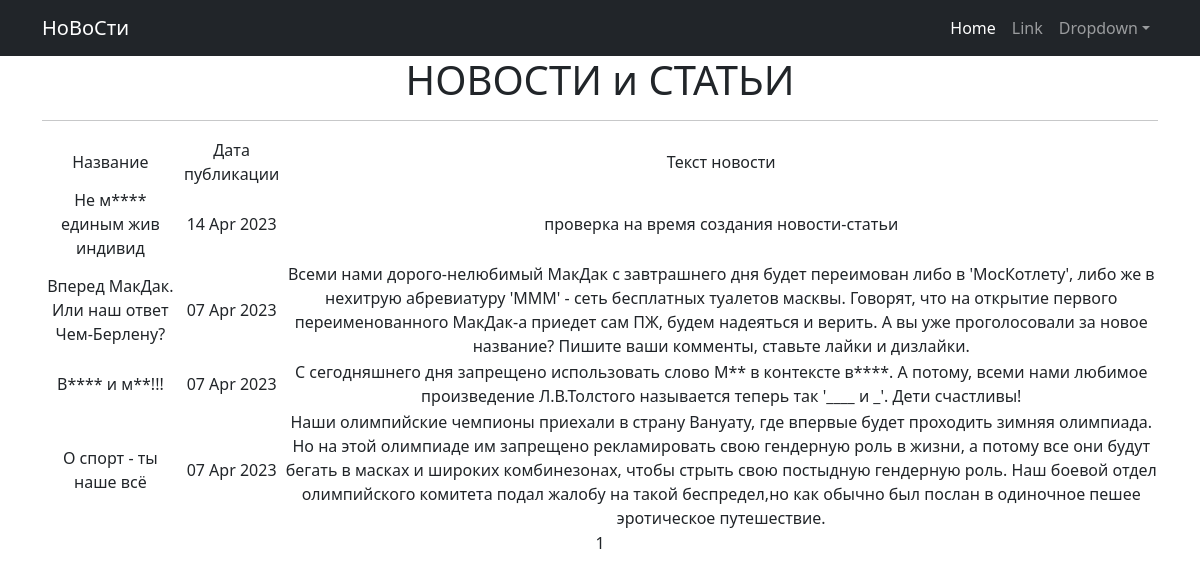
/post/, run on an earlier commit of the app's database.
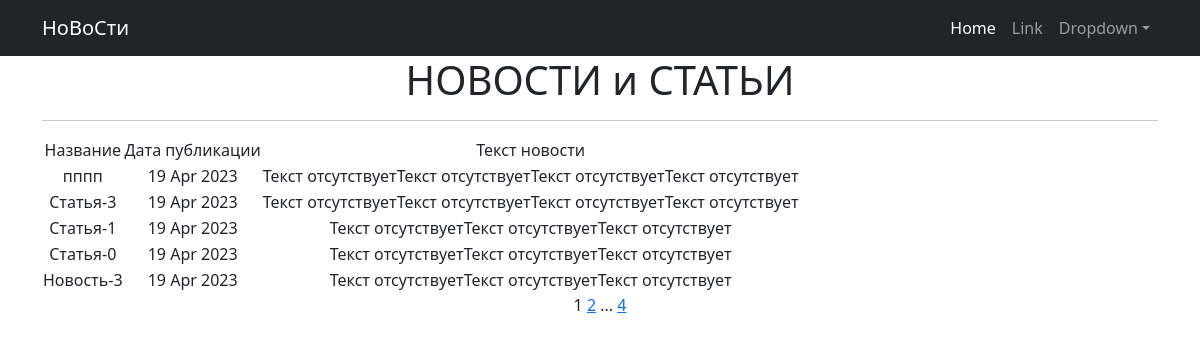
And on a later commit of the database.
### news_app/models.py (models this page shows, shortened)
class Post(models.Model):
    NEWS = 'NW'
    ARTICLE = 'AR'
    N_or_A = [(NEWS, 'Новость'), (ARTICLE, 'Статья')]
    author = models.ForeignKey('Author', on_delete=models.CASCADE)
    news_or_article = models.CharField(max_length=2, choices=N_or_A, default=NEWS)
    date_in = models.DateTimeField(auto_now_add=True)
    post_category = models.ManyToManyField(Category, through='PostCategory')
    title = models.CharField(max_length=128)
    text = models.TextField(default="Текст отсутствует")
    post_rating = models.SmallIntegerField(default=0)
    class Meta: # меняем в админке названия моделей на удобоваримый
        verbose_name = 'Пост'
        verbose_name_plural = 'Пост-ы'

### news_app/views.py (the view)
# urls.py: path('', NewsList.as_view(), name='news_list'),
class NewsList(ListView):
    model = Post
    ordering = '-date_in'
    template_name = 'news.html'
    context_object_name = 'news'
    paginate_by = 5

### news_app/templatetags/custom_filters.py (called while the page is built)
@register.filter()
def censor(text):
    text_list = text.split()
    censored_text_list = []
    for word in text_list:
        clean_word = ''.join(s for s in word if s not in string.punctuation)
        if clean_word.lower() in bad_words:
            censored_word = clean_word[0] + (len(clean_word) - 1) * '*'
            censored_text_list.append(word.replace(clean_word, censored_word))
        else:
            censored_text_list.append(word)
    return ' '.join(censored_text_list)

### news_app/templatetags/custom_tags.py (called while the page is built)
@register.simple_tag(takes_context=True)
def url_replace(context, **kwargs):
    d = context['request'].GET.copy() #позволяет скопировать все параметры текущего запроса.
    for k, v in kwargs.items():      #просто устанавливаем новые значения, которые нам передали при использовании тега
        d[k] = v
    return d.urlencode()

### templates/news.html (shortened to what this page needs)
<!DOCTYPE html>
{% extends 'flatpages/default.html' %}
{% load custom_filters %}
{% load custom_tags %}
{% block content %}
    <h1>НОВОСТИ и СТАТЬИ</h1>
   <hr>
   {% if news %}
       <table>
           <tr>
               <td>Название</td>
               <td>Дата публикации</td>
               <td>Текст новости</td>
           </tr>
           {% for p in news %}
           <tr>
               <td>{{ p.title|censor }}</td>
               <td>{{ p.date_in|date:'d M Y' }}</td>
               <td>{{ p.text|censor }}</td>
           </tr>
           {% endfor %}
       </table>
   {% else %}
       <h2>Новостей нет!</h2>
   {% endif %}
   {{ page_obj.number }}
   {% if page_obj.has_next %}
       <a href="?{% url_replace page=page_obj.next_page_number %}">{{ page_obj.next_page_number }}</a>
       {% if paginator.num_pages != page_obj.next_page_number %}
           ...
           <a href="?{% url_replace page=page_obj.paginator.num_pages %}">{{ page_obj.paginator.num_pages }}</a>
       {% endif %}
   {% endif %}
{% endblock content %}

What changed in the data, as far as the page shows it:
no longer on this page (row unchanged): Post: title|censor "Не м**** единым жив индивид", date_in "14 Apr 2023", text|censor "проверка на время создания новости-статьи"
no longer on this page (row unchanged): Post: title|censor "Вперед МакДак. Или наш ответ Чем-Берлену?", date_in "07 Apr 2023", text|censor "Всеми нами дорого-нелюбимый МакДак с завтрашнего дня будет переимован либо в 'МосКотлету', либо же в нехитрую абревиатуру 'МММ' - сеть бесплатных туалетов масквы. Говорят, что на открытие первого переименованного МакДак-а приедет сам ПЖ, будем надеяться и верить. А вы уже проголосовали за новое название? Пишите ваши комменты, ставьте лайки и дизлайки."
no longer on this page (row unchanged): Post: title|censor "В**** и м**!!!", date_in "07 Apr 2023", text|censor "С сегодняшнего дня запрещено использовать слово М** в контексте в****. А потому, всеми нами любимое произведение Л.В.Толстого называется теперь так '____ и _'. Дети счастливы!"
no longer on this page (row unchanged): Post: title|censor "О спорт - ты наше всё", date_in "07 Apr 2023", text|censor "Наши олимпийские чемпионы приехали в страну Вануату, где впервые будет проходить зимняя олимпиада. Но на этой олимпиаде им запрещено рекламировать свою гендерную роль в жизни, а потому все они будут бегать в масках и широких комбинезонах, чтобы стрыть свою постыдную гендерную роль. Наш боевой отдел олимпийского комитета подал жалобу на такой беспредел,но как обычно был послан в одиночное пешее эротическое путешествие."
added Post: title|censor "пппп", date_in "19 Apr 2023", text|censor "Текст отсутствуетТекст отсутствуетТекст отсутствуетТекст отсутствует"
added Post: title|censor "Статья-3", date_in "19 Apr 2023", text|censor "Текст отсутствуетТекст отсутствуетТекст отсутствуетТекст отсутствует"
added Post: title|censor "Статья-1", date_in "19 Apr 2023", text|censor "Текст отсутствуетТекст отсутствуетТекст отсутствует"
added Post: title|censor "Статья-0", date_in "19 Apr 2023", text|censor "Текст отсутствуетТекст отсутствуетТекст отсутствует"
added Post: title|censor "Новость-3", date_in "19 Apr 2023", text|censor "Текст отсутствуетТекст отсутствуетТекст отсутствует"
Also different on the page:
{{ page_obj.next_page_number }}: (not shown) → "2"
{{ page_obj.paginator.num_pages }}: (not shown) → "4"
